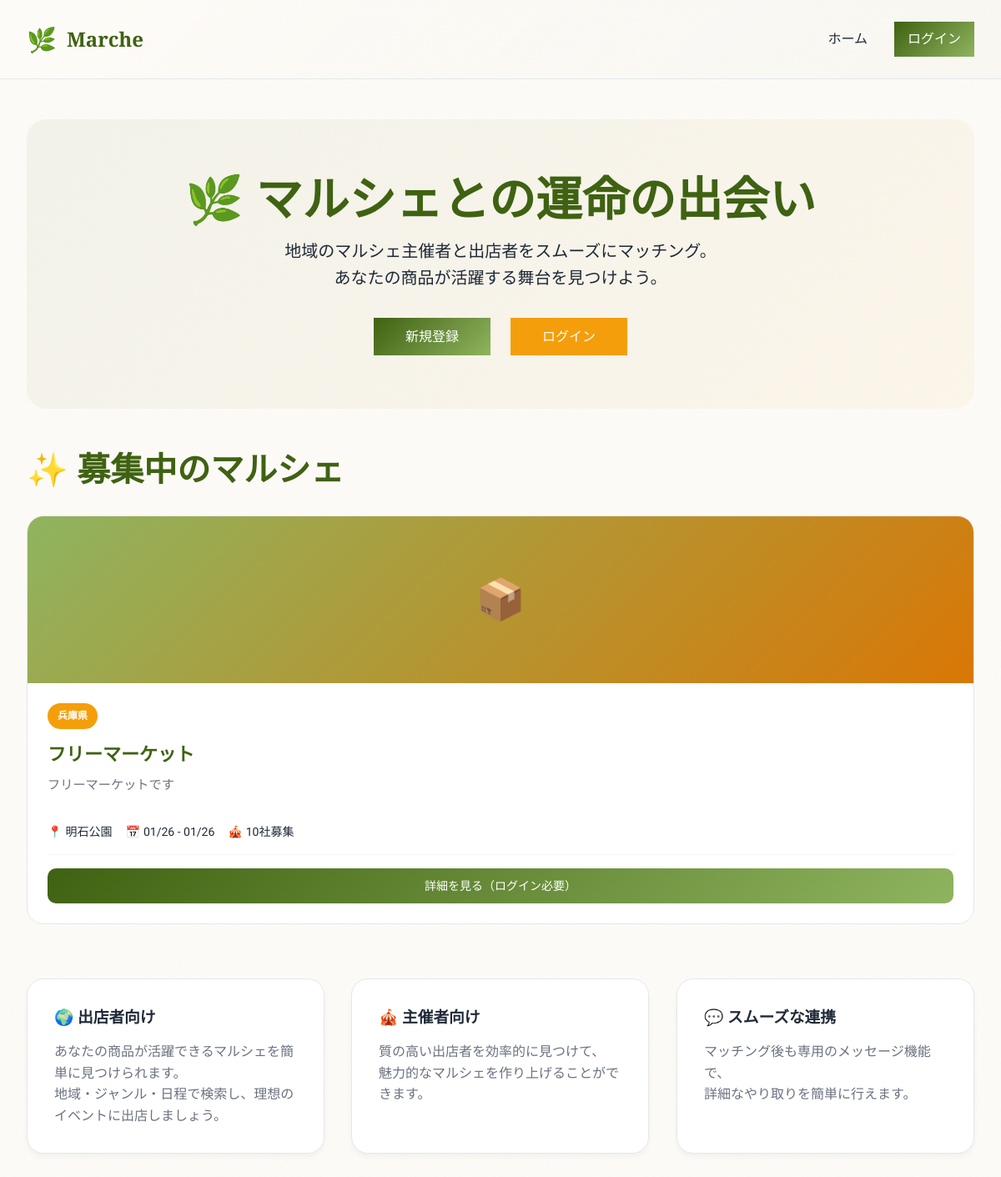
The page / on the database its author committed.
### app/models.py (models this page shows)
class Timestamped(SQLModel):
    created_at: datetime = Field(default_factory=utc_now)
    updated_at: datetime = Field(default_factory=utc_now)

class Event(Timestamped, table=True):
    __tablename__ = "event"
    id: Optional[int] = Field(default=None, primary_key=True)
    organizer_id: int = Field(foreign_key="user.id", index=True)
    title: str
    description: str
    region: str = Field(index=True)
    venue_address: str
    genre: str = Field(index=True)
    start_date: datetime
    end_date: datetime
    application_deadline: datetime
    capacity: int
    status: str = Field(default="draft", index=True)
    __table_args__ = (
        Index(
            "ix_event_search",
            "region",
            "genre",
            "start_date",
            "application_deadline",
            "status",
        ),
    )

### app/routes/auth.py (the view)
@router.get("/")
def index(request: Request, session: Session = Depends(session_dependency)):
    events = list(session.exec(select(Event).where(Event.status == "open")).all())
    user = get_user_from_session(request, session)
    return templates.TemplateResponse("auth/index.html", {"request": request, "events": events, "user": user})

### app/templates/auth/index.html (shortened to what this page needs)
{% extends "layout.html" %}
{% block content %}
<section class="hero">
  <h1>🌿 マルシェとの運命の出会い</h1>
  <p>地域のマルシェ主催者と出店者をスムーズにマッチング。<br />あなたの商品が活躍する舞台を見つけよう。</p>
  {% if not user %}
  <div class="hero-cta">
    <a href="/register" class="btn-primary">新規登録</a>
    <a href="/login" class="btn-secondary">ログイン</a>
  </div>
  {% endif %}
</section>
<section>
  <h2>✨ 募集中のマルシェ</h2>
  {% if events %}
    <div class="bento-grid large">
      {% for event in events %}
        <div class="bento-item">
          <div class="event-card">
            <div class="event-card-image">
              {% if event.genre == "food" %}🍔
              {% elif event.genre == "craft" %}🎨
              {% elif event.genre == "flower" %}🌸
              {% elif event.genre == "vintage" %}🕰️
              {% else %}📦
              {% endif %}
            </div>
            <div class="event-card-content">
              <span class="event-badge">{{ event.region }}</span>
              <h3>{{ event.title }}</h3>
              <p style="color: #6b7280; font-size: 0.95rem; margin-bottom: 1rem;">
                {{ event.description[:100] }}{% if event.description|length > 100 %}...{% endif %}
              </p>
              <div class="event-meta">
                <div class="event-meta-item">
                  <span>📍</span>
                  <span>{{ event.venue_address }}</span>
                </div>
                <div class="event-meta-item">
                  <span>📅</span>
                  <span>{{ event.start_date.strftime('%m/%d') }} - {{ event.end_date.strftime('%m/%d') }}</span>
                </div>
                <div class="event-meta-item">
                  <span>🎪</span>
                  <span>{{ event.capacity }}社募集</span>
                </div>
              </div>
              <div class="event-card-footer">
                {% if user %}
                  {% if user.role == "stallholder" %}
                    <a href="/stallholder/events/{{ event.id }}" class="btn-primary">詳細を見る</a>
                  {% elif user.role == "organizer" %}
                    <a href="/organizer/events/{{ event.id }}" class="btn-primary">詳細を見る</a>
                  {% else %}
                    <a href="/stallholder/events/{{ event.id }}" class="btn-primary">詳細を見る</a>
                  {% endif %}
                {% else %}
                  <a href="/login" class="btn-primary">詳細を見る（ログイン必要）</a>
                {% endif %}
              </div>
            </div>
          </div>
        </div>
      {% endfor %}
    </div>
  {% else %}
    <div class="card" style="text-align: center; padding: 3rem;">
      <p style="color: #9ca3af; font-size: 1.125rem;">
        ただいま募集中のマルシェはありません。<br />近日公開予定です。
      </p>
    </div>
  {% endif %}
</section>
<section style="margin-top: 4rem; margin-bottom: 4rem;">
  <div class="bento-grid">
    <div class="bento-item card">
      <h3 style="margin-bottom: 0.75rem;">🌍 出店者向け</h3>
      <p style="color: #6b7280;">
        あなたの商品が活躍できるマルシェを簡単に見つけられます。<br />地域・ジャンル・日程で検索し、理想のイベントに出店しましょう。
      </p>
    </div>
    <div class="bento-item card">
      <h3 style="margin-bottom: 0.75rem;">🎪 主催者向け</h3>
      <p style="color: #6b7280;">
        質の高い出店者を効率的に見つけて、<br />魅力的なマルシェを作り上げることができます。
      </p>
    </div>
    <div class="bento-item card">
      <h3 style="margin-bottom: 0.75rem;">💬 スムーズな連携</h3>
      <p style="color: #6b7280;">
        マッチング後も専用のメッセージ機能で、<br />詳細なやり取りを簡単に行えます。
      </p>
    </div>
  </div>
</section>
{% endblock %}

### app/templates/layout.html (style rules this page uses)
* { margin: 0; padding: 0; box-sizing: border-box; }
:root { --cream: #fdfbf7; --olive: #3f6212; --olive-light: #8fb45f; --terra: #92400e; --terra-light: #d97706; --sun: #f59e0b; --dark: #1f2937; --light-gray: #f3f4f6; --border: #e5e7eb; }
html, body { font-family: "Zen Kaku Gothic New", system-ui, sans-serif; background-color: var(--cream); color: var(--dark); line-height: 1.6; }
body::before { content: ""; position: fixed; top: 0; left: 0; width: 100%; height: 100%; pointer-events: none; z-index: 1; }
section { margin: 3rem 0; }
section > h1, section > h2 { font-family: "Playfair Display", serif; font-size: 2.5rem; font-weight: 700; color: var(--olive); margin-bottom: 1rem; line-height: 1.2; }
.btn-primary { background: linear-gradient(135deg, var(--olive) 0%, var(--olive-light) 100%); color: white; }
.btn-secondary { background: var(--sun); color: white; }
.card { background: white; border: 1px solid var(--border); border-radius: 20px; padding: 2rem; box-shadow: 0 4px 6px rgba(0, 0, 0, 0.04); transition: all 0.3s ease; }
.bento-grid { display: grid; grid-template-columns: repeat(auto-fit, minmax(300px, 1fr)); gap: 2rem; margin-top: 2rem; }
.bento-grid.large { grid-template-columns: repeat(auto-fit, minmax(400px, 1fr)); }
.bento-item { animation: slideUpSpring 0.6s cubic-bezier(0.34, 1.56, 0.64, 1) both; }
.bento-item:nth-child(1) { animation-delay: 0.1s; }
.bento-item:nth-child(2) { animation-delay: 0.2s; }
.bento-item:nth-child(3) { animation-delay: 0.3s; }
.event-card { background: white; border: 1px solid var(--border); border-radius: 20px; overflow: hidden; transition: all 0.3s cubic-bezier(0.34, 1.56, 0.64, 1); display: flex; flex-direction: column; }
.event-card-image { height: 200px; background: linear-gradient(135deg, var(--olive-light) 0%, var(--terra-light) 100%); display: flex; align-items: center; justify-content: center; font-size: 3rem; color: white; }
.event-card-content { padding: 1.5rem; flex: 1; display: flex; flex-direction: column; }
.event-card h3 { font-family: "Playfair Display", serif; font-size: 1.375rem; margin-bottom: 0.5rem; color: var(--olive); }
.event-badge { display: inline-block; background: var(--sun); color: white; padding: 0.375rem 0.75rem; border-radius: 999px; font-size: 0.75rem; font-weight: 600; margin-bottom: 0.75rem; width: fit-content; }
.event-meta { display: flex; flex-wrap: wrap; gap: 1rem; margin: 1rem 0; font-size: 0.875rem; color: var(--dark); }
.event-meta-item { display: flex; align-items: center; gap: 0.25rem; }
.event-card-footer { margin-top: auto; padding-top: 1rem; border-top: 1px solid var(--light-gray); display: flex; gap: 0.75rem; }
.event-card-footer a { flex: 1; padding: 0.625rem; text-align: center; border-radius: 10px; font-size: 0.875rem; text-decoration: none; transition: all 0.3s ease; }
.hero { text-align: center; padding: 4rem 0; background: linear-gradient( 135deg, rgba(63, 98, 18, 0.05) 0%, rgba(245, 158, 11, 0.05) 100% ); border-radius: 24px; margin-bottom: 3rem; }
.hero h1 { font-family: "Playfair Display", serif; font-size: 3.5rem; font-weight: 800; color: var(--olive); margin-bottom: 1rem; line-height: 1.1; }
.hero p { font-size: 1.25rem; color: var(--dark); margin-bottom: 2rem; max-width: 600px; margin-left: auto; margin-right: auto; }
.hero-cta { display: flex; gap: 1.5rem; justify-content: center; flex-wrap: wrap; }
.hero-cta a { padding: 10px 0px; font-size: 1rem; min-width: 140px; text-decoration: none; }
a { text-decoration: none; }

### app/templates/auth/index.html (style rules this page uses)
.hero { animation: fadeInDown 0.8s ease-out; }

### rows shown on the page
Event: region "兵庫県", title "フリーマーケット", description "フリーマーケットです", venue_address "明石公園", start_date "01/26", end_date "01/26", capacity "10"
